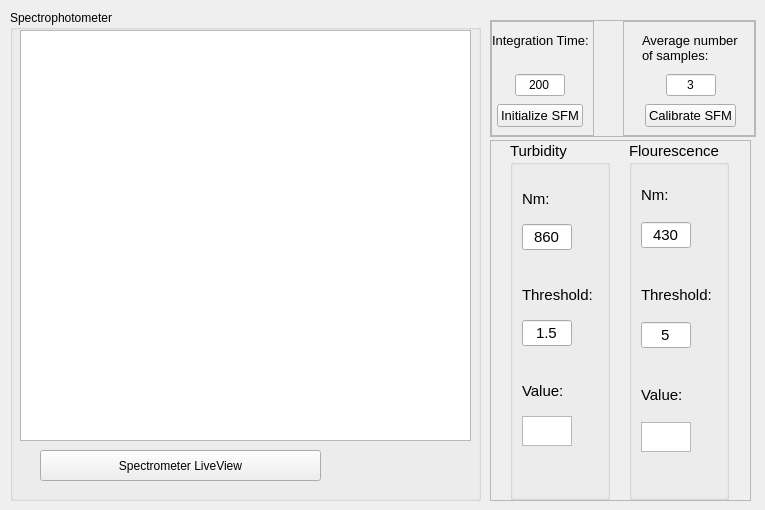
       <widget class="QWidget" name="tab_4">
        <attribute name="title">
         <string>Spectrometer</string>
        </attribute>
        <widget class="QGroupBox" name="groupBox_5">
         <property name="geometry">
          <rect>
           <x>10</x>
           <y>10</y>
           <width>471</width>
           <height>491</height>
          </rect>
         </property>
         <property name="sizePolicy">
          <sizepolicy hsizetype="Expanding" vsizetype="Preferred">
           <horstretch>0</horstretch>
           <verstretch>0</verstretch>
          </sizepolicy>
         </property>
         <property name="minimumSize">
          <size>
           <width>0</width>
           <height>0</height>
          </size>
         </property>
         <property name="title">
          <string>Spectrophotometer</string>
         </property>
         <widget class="QWidget" name="sfm_widget" native="true">
          <property name="geometry">
           <rect>
            <x>10</x>
            <y>20</y>
            <width>461</width>
            <height>411</height>
           </rect>
          </property>
          <widget class="QGraphicsView" name="graphicsView">
           <property name="geometry">
            <rect>
             <x>0</x>
             <y>0</y>
             <width>451</width>
             <height>411</height>
            </rect>
           </property>
          </widget>
         </widget>
         <widget class="QPushButton" name="graph_btn">
          <property name="geometry">
           <rect>
            <x>30</x>
            <y>440</y>
            <width>281</width>
            <height>31</height>
           </rect>
          </property>
          <property name="text">
           <string>Spectrometer LiveView</string>
          </property>
         </widget>
        </widget>
        <widget class="QFrame" name="settings">
         <property name="geometry">
          <rect>
           <x>490</x>
           <y>20</y>
           <width>266</width>
           <height>117</height>
          </rect>
         </property>
         <property name="frameShape">
          <enum>QFrame::StyledPanel</enum>
         </property>
         <property name="frameShadow">
          <enum>QFrame::Raised</enum>
         </property>
         <layout class="QHBoxLayout" name="horizontalLayout_2">
          <property name="spacing">
           <number>0</number>
          </property>
          <property name="leftMargin">
           <number>0</number>
          </property>
          <property name="topMargin">
           <number>0</number>
          </property>
          <property name="rightMargin">
           <number>0</number>
          </property>
          <property name="bottomMargin">
           <number>0</number>
          </property>
          <item alignment="Qt::AlignLeft">
           <widget class="QFrame" name="frame_2">
            <property name="frameShape">
             <enum>QFrame::StyledPanel</enum>
            </property>
            <property name="frameShadow">
             <enum>QFrame::Raised</enum>
            </property>
            <layout class="QVBoxLayout" name="verticalLayout_8">
             <property name="spacing">
              <number>0</number>
             </property>
             <property name="leftMargin">
              <number>0</number>
             </property>
             <property name="topMargin">
              <number>0</number>
             </property>
             <property name="rightMargin">
              <number>4</number>
             </property>
             <property name="bottomMargin">
              <number>0</number>
             </property>
             <item alignment="Qt::AlignHCenter">
              <widget class="QLabel" name="label_9">
               <property name="maximumSize">
                <size>
                 <width>100</width>
                 <height>36</height>
                </size>
               </property>
               <property name="font">
                <font>
                 <pointsize>10</pointsize>
                </font>
               </property>
               <property name="text">
                <string>Integration Time:
</string>
               </property>
              </widget>
             </item>
             <item alignment="Qt::AlignHCenter">
              <widget class="QLineEdit" name="int_time">
               <property name="maximumSize">
                <size>
                 <width>50</width>
                 <height>16777215</height>
                </size>
               </property>
               <property name="inputMethodHints">
                <set>Qt::ImhDigitsOnly</set>
               </property>
               <property name="text">
                <string>200</string>
               </property>
               <property name="maxLength">
                <number>5</number>
               </property>
               <property name="alignment">
                <set>Qt::AlignCenter</set>
               </property>
              </widget>
             </item>
             <item alignment="Qt::AlignHCenter">
              <widget class="QPushButton" name="init_sfm_btn">
               <property name="maximumSize">
                <size>
                 <width>100</width>
                 <height>16777215</height>
                </size>
               </property>
               <property name="font">
                <font>
                 <pointsize>10</pointsize>
                </font>
               </property>
               <property name="text">
                <string>Initialize SFM</string>
               </property>
              </widget>
             </item>
            </layout>
           </widget>
          </item>
          <item>
           <widget class="QFrame" name="frame_4">
            <property name="frameShape">
             <enum>QFrame::StyledPanel</enum>
            </property>
            <property name="frameShadow">
             <enum>QFrame::Raised</enum>
            </property>
            <layout class="QVBoxLayout" name="verticalLayout_9">
             <property name="spacing">
              <number>0</number>
             </property>
             <property name="leftMargin">
              <number>4</number>
             </property>
             <property name="topMargin">
              <number>0</number>
             </property>
             <property name="rightMargin">
              <number>0</number>
             </property>
             <property name="bottomMargin">
              <number>0</number>
             </property>
             <item alignment="Qt::AlignHCenter">
              <widget class="QLabel" name="label_12">
               <property name="maximumSize">
                <size>
                 <width>160</width>
                 <height>36</height>
                </size>
               </property>
               <property name="font">
                <font>
                 <pointsize>10</pointsize>
                </font>
               </property>
               <property name="text">
                <string>Average number 
of samples:</string>
               </property>
              </widget>
             </item>
             <item alignment="Qt::AlignHCenter">
              <widget class="QLineEdit" name="avg_nr">
               <property name="maximumSize">
                <size>
                 <width>50</width>
                 <height>16777215</height>
                </size>
               </property>
               <property name="inputMethodHints">
                <set>Qt::ImhDigitsOnly</set>
               </property>
               <property name="text">
                <string>3</string>
               </property>
               <property name="maxLength">
                <number>2</number>
               </property>
               <property name="alignment">
                <set>Qt::AlignCenter</set>
               </property>
              </widget>
             </item>
             <item alignment="Qt::AlignHCenter">
              <widget class="QPushButton" name="calib_btn">
               <property name="maximumSize">
                <size>
                 <width>100</width>
                 <height>16777215</height>
                </size>
               </property>
               <property name="font">
                <font>
                 <pointsize>10</pointsize>
                </font>
               </property>
               <property name="text">
                <string>Calibrate SFM</string>
               </property>
              </widget>
             </item>
            </layout>
           </widget>
          </item>
         </layout>
        </widget>
        <widget class="QFrame" name="frame_5">
         <property name="geometry">
          <rect>
           <x>490</x>
           <y>140</y>
           <width>261</width>
           <height>361</height>
          </rect>
         </property>
         <property name="sizePolicy">
          <sizepolicy hsizetype="Fixed" vsizetype="Fixed">
           <horstretch>0</horstretch>
           <verstretch>0</verstretch>
          </sizepolicy>
         </property>
         <property name="frameShape">
          <enum>QFrame::StyledPanel</enum>
         </property>
         <property name="frameShadow">
          <enum>QFrame::Raised</enum>
         </property>
         <layout class="QHBoxLayout" name="horizontalLayout_3">
          <property name="spacing">
           <number>0</number>
          </property>
          <property name="leftMargin">
           <number>0</number>
          </property>
          <property name="topMargin">
           <number>0</number>
          </property>
          <property name="rightMargin">
           <number>0</number>
          </property>
          <property name="bottomMargin">
           <number>0</number>
          </property>
          <item>
           <widget class="QGroupBox" name="groupBox">
            <property name="minimumSize">
             <size>
              <width>100</width>
              <height>0</height>
             </size>
            </property>
            <property name="maximumSize">
             <size>
              <width>60</width>
              <height>400</height>
             </size>
            </property>
            <property name="font">
             <font>
              <pointsize>11</pointsize>
             </font>
            </property>
            <property name="title">
             <string>Turbidity</string>
            </property>
            <layout class="QVBoxLayout" name="verticalLayout_10">
             <item>
              <layout class="QVBoxLayout" name="verticalLayout_4" stretch="0,0,0,0,0,0,0,0,0">
               <property name="spacing">
                <number>0</number>
               </property>
               <item>
                <widget class="QLabel" name="label_8">
                 <property name="maximumSize">
                  <size>
                   <width>50</width>
                   <height>18</height>
                  </size>
                 </property>
                 <property name="text">
                  <string>Nm:</string>
                 </property>
                </widget>
               </item>
               <item>
                <widget class="QLineEdit" name="nm_turb">
                 <property name="maximumSize">
                  <size>
                   <width>50</width>
                   <height>16777215</height>
                  </size>
                 </property>
                 <property name="inputMethodHints">
                  <set>Qt::ImhDigitsOnly</set>
                 </property>
                 <property name="text">
                  <string>860</string>
                 </property>
                 <property name="maxLength">
                  <number>6</number>
                 </property>
                 <property name="alignment">
                  <set>Qt::AlignCenter</set>
                 </property>
                </widget>
               </item>
               <item>
                <spacer name="horizontalSpacer_12">
                 <property name="orientation">
                  <enum>Qt::Horizontal</enum>
                 </property>
                 <property name="sizeHint" stdset="0">
                  <size>
                   <width>50</width>
                   <height>20</height>
                  </size>
                 </property>
                </spacer>
               </item>
               <item>
                <widget class="QLabel" name="label_16">
                 <property name="maximumSize">
                  <size>
                   <width>75</width>
                   <height>18</height>
                  </size>
                 </property>
                 <property name="text">
                  <string>Threshold:</string>
                 </property>
                </widget>
               </item>
               <item>
                <widget class="QLineEdit" name="thresh_turb">
                 <property name="maximumSize">
                  <size>
                   <width>50</width>
                   <height>16777215</height>
                  </size>
                 </property>
                 <property name="inputMethodHints">
                  <set>Qt::ImhDigitsOnly</set>
                 </property>
                 <property name="text">
                  <string>1.5</string>
                 </property>
                 <property name="maxLength">
                  <number>6</number>
                 </property>
                 <property name="alignment">
                  <set>Qt::AlignCenter</set>
                 </property>
                </widget>
               </item>
               <item>
                <spacer name="horizontalSpacer">
                 <property name="orientation">
                  <enum>Qt::Horizontal</enum>
                 </property>
                 <property name="sizeHint" stdset="0">
                  <size>
                   <width>50</width>
                   <height>20</height>
                  </size>
                 </property>
                </spacer>
               </item>
               <item>
                <widget class="QLabel" name="label_10">
                 <property name="maximumSize">
                  <size>
                   <width>50</width>
                   <height>18</height>
                  </size>
                 </property>
                 <property name="text">
                  <string>Value:</string>
                 </property>
                </widget>
               </item>
               <item>
                <widget class="QTextBrowser" name="turb_value">
                 <property name="maximumSize">
                  <size>
                   <width>50</width>
                   <height>30</height>
                  </size>
                 </property>
                 <property name="inputMethodHints">
                  <set>Qt::ImhNone</set>
                 </property>
                </widget>
               </item>
               <item>
                <spacer name="horizontalSpacer_8">
                 <property name="orientation">
                  <enum>Qt::Horizontal</enum>
                 </property>
                 <property name="sizeHint" stdset="0">
                  <size>
                   <width>50</width>
                   <height>20</height>
                  </size>
                 </property>
                </spacer>
               </item>
              </layout>
             </item>
            </layout>
           </widget>
          </item>
          <item>
           <widget class="QGroupBox" name="groupBox_2">
            <property name="minimumSize">
             <size>
              <width>100</width>
              <height>0</height>
             </size>
            </property>
            <property name="maximumSize">
             <size>
              <width>60</width>
              <height>400</height>
             </size>
            </property>
            <property name="font">
             <font>
              <pointsize>11</pointsize>
             </font>
            </property>
            <property name="title">
             <string>Flourescence</string>
            </property>
            <layout class="QVBoxLayout" name="verticalLayout_11">
             <item>
              <layout class="QVBoxLayout" name="verticalLayout_5" stretch="0,0,0,0,0,0,0,0,0">
               <property name="spacing">
                <number>6</number>
               </property>
               <item>
                <widget class="QLabel" name="label_11">
                 <property name="maximumSize">
                  <size>
                   <width>16777215</width>
                   <height>18</height>
                  </size>
                 </property>
                 <property name="text">
                  <string>Nm:</string>
                 </property>
                </widget>
               </item>
               <item>
                <widget class="QLineEdit" name="nm_flur">
                 <property name="maximumSize">
                  <size>
                   <width>50</width>
                   <height>16777215</height>
                  </size>
                 </property>
                 <property name="inputMethodHints">
                  <set>Qt::ImhDigitsOnly</set>
                 </property>
                 <property name="text">
                  <string>430</string>
                 </property>
                 <property name="maxLength">
                  <number>6</number>
                 </property>
                 <property name="alignment">
                  <set>Qt::AlignCenter</set>
                 </property>
                </widget>
               </item>
               <item>
                <spacer name="horizontalSpacer_11">
                 <property name="orientation">
                  <enum>Qt::Horizontal</enum>
                 </property>
                 <property name="sizeHint" stdset="0">
                  <size>
                   <width>50</width>
                   <height>20</height>
                  </size>
                 </property>
                </spacer>
               </item>
               <item>
                <widget class="QLabel" name="label_21">
                 <property name="maximumSize">
                  <size>
                   <width>75</width>
                   <height>18</height>
                  </size>
                 </property>
                 <property name="text">
                  <string>Threshold:</string>
                 </property>
                </widget>
               </item>
               <item>
                <widget class="QLineEdit" name="thresh_flur">
                 <property name="maximumSize">
                  <size>
                   <width>50</width>
                   <height>16777215</height>
                  </size>
                 </property>
                 <property name="inputMethodHints">
                  <set>Qt::ImhDigitsOnly</set>
                 </property>
                 <property name="text">
                  <string>5</string>
                 </property>
                 <property name="maxLength">
                  <number>6</number>
                 </property>
                 <property name="alignment">
                  <set>Qt::AlignCenter</set>
                 </property>
                </widget>
               </item>
               <item>
                <spacer name="horizontalSpacer_7">
                 <property name="orientation">
                  <enum>Qt::Horizontal</enum>
                 </property>
                 <property name="sizeHint" stdset="0">
                  <size>
                   <width>50</width>
                   <height>20</height>
                  </size>
                 </property>
                </spacer>
               </item>
               <item>
                <widget class="QLabel" name="label_13">
                 <property name="maximumSize">
                  <size>
                   <width>16777215</width>
                   <height>18</height>
                  </size>
                 </property>
                 <property name="text">
                  <string>Value:</string>
                 </property>
                </widget>
               </item>
               <item>
                <widget class="QTextBrowser" name="flur_value">
                 <property name="maximumSize">
                  <size>
                   <width>50</width>
                   <height>30</height>
                  </size>
                 </property>
                 <property name="inputMethodHints">
                  <set>Qt::ImhNone</set>
                 </property>
                </widget>
               </item>
               <item>
                <spacer name="horizontalSpacer_9">
                 <property name="orientation">
                  <enum>Qt::Horizontal</enum>
                 </property>
                 <property name="sizeHint" stdset="0">
                  <size>
                   <width>50</width>
                   <height>20</height>
                  </size>
                 </property>
                </spacer>
               </item>
              </layout>
             </item>
            </layout>
           </widget>
          </item>
         </layout>
        </widget>
       </widget>
